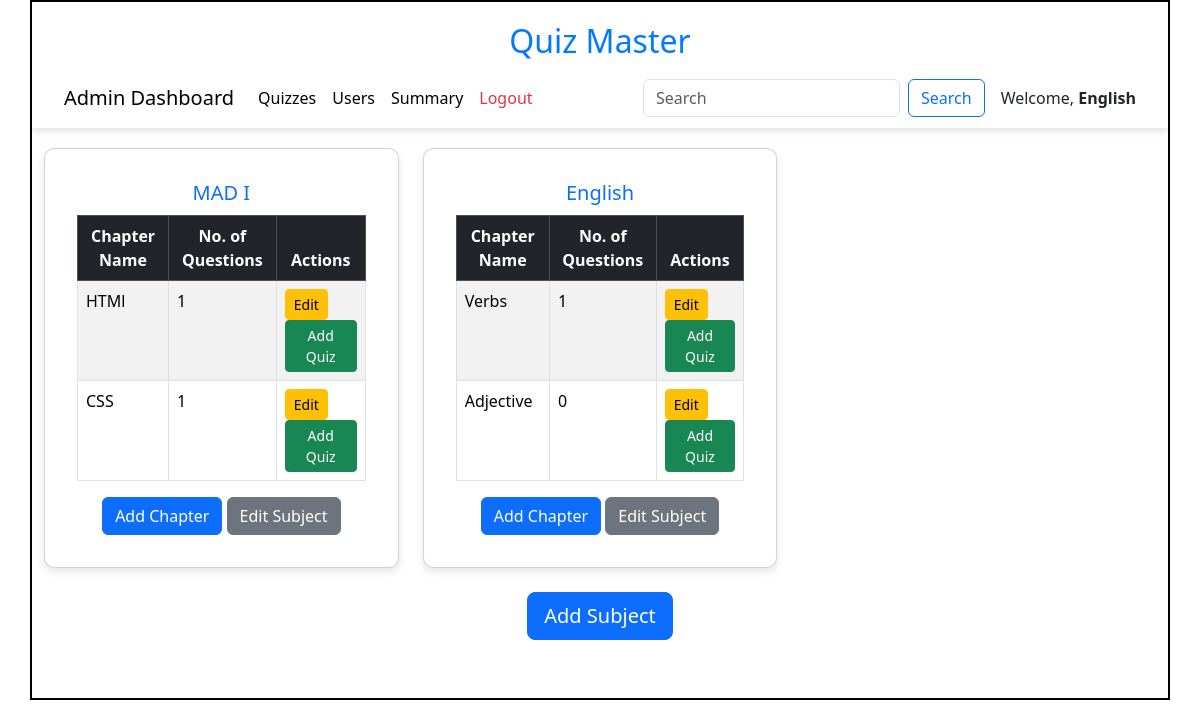
Screenshot of /admin/English with the database file from the repository.
### models/models.py (models this page shows)
class Subject(db.Model):
    id=db.Column(db.Integer,primary_key=True)
    name=db.Column(db.String,unique=True,nullable=False)
    description=db.Column(db.String)
    chapters = db.relationship("Chapter",cascade="all,delete",backref="subject",lazy=True)

class Chapter(db.Model):
    id=db.Column(db.Integer,primary_key=True)
    name=db.Column(db.String,unique=True,nullable=False)
    description=db.Column(db.String)
    Subject_id = db.Column(db.Integer,db.ForeignKey("subject.id"),nullable=False)
    quizes = db.relationship("Quiz",cascade="all,delete",backref="chapter",lazy=True)

### controllers/controller.py (the view)
@app.route('/admin/<name>')
def admin_dashboard(name):
    subjects = get_subjects()
    return render_template("admin_dashboard.html",subjects=subjects,name=name)

### controllers/controller.py (called while the page is built)
def get_subjects():
    subjects = Subject.query.all()
    return subjects

### templates/admin_dashboard.html (shortened to what this page needs)
<!DOCTYPE html>
<html lang="en">
<head>
    <link href="https://cdn.jsdelivr.net/npm/bootstrap@5.3.3/dist/css/bootstrap.min.css" rel="stylesheet">
    <link rel="stylesheet" href="/static/css/style.css">
</head>
<body>
    <div id="container">
        <h1 id="heading">Quiz Master</h1>
        <nav class="navbar navbar-expand-lg navbar-light bg-white">
            <div class="container-fluid">
                <a class="navbar-brand" href="#">Admin Dashboard</a>
                <div class="collapse navbar-collapse" id="navbarNav">
                    <ul class="navbar-nav me-auto">
                        <li class="nav-item">
                            <a class="nav-link active" href="/quiz_dashboard/{{name}}">Quizzes</a>
                        </li>
                        <li class="nav-item">
                            <a class="nav-link active" href="/admin_users/{{name}}">Users</a>
                        </li>
                        <li class="nav-item">
                            <a class="nav-link active" href="/admin_summary/{{name}}">Summary</a>
                        </li>
                        <li class="nav-item">
                            <a class="nav-link text-danger" href="/login">Logout</a>
                        </li>
                    </ul>
                    <form class="d-flex" method="POST" action="/search1/{{name}}">
                        <input class="form-control me-2" type="search" placeholder="Search" name="search_txt" id="search_txt">
                        <button class="btn btn-outline-primary" type="submit">Search</button>
                    </form>
                </div>
                <span class="ms-3">Welcome, <strong>{{name}}</strong></span>
            </div>
        </nav>
        <div class="container" style="margin-top: 20px;">
            {% if subjects %}
                <div class="row">
                    {% for subject in subjects %}
                        <div class="col-lg-4 col-md-6 col-sm-12 mb-4;">
                            <div class="card p-3">
                                <div class="card-body">
                                    <h5 class="card-title text-center text-primary">{{subject.name}}</h5>
                                    {% if subject.chapters %}
                                        <table class="table table-striped table-bordered">
                                            <thead class="table-dark">
                                                <tr>
                                                    <th>Chapter Name</th>
                                                    <th>No. of Questions</th>
                                                    <th>Actions</th>
                                                </tr>
                                            </thead>
                                            <tbody>
                                                {% for chapter in subject.chapters %}
                                                    <tr>
                                                        <td>{{ chapter.name }}</td>
                                                        <td>{{chapter.quizes | length}}</td>
                                                        <td>
                                                            <a href="/edit_chapter/{{chapter.id}}/{{name}}" class="btn btn-sm btn-warning">Edit</a>
                                                            <a href="/add_quiz/{{chapter.id}}/{{name}}" class="btn btn-sm btn-success">Add Quiz</a>
                                                        </td>
                                                    </tr>
                                                {% endfor %}
                                            </tbody>
                                        </table>
                                    {% else %}
                                        <p class="text-center text-muted">No chapters available</p>
                                    {% endif %}
                                    <div class="text-center">
                                        <a href="/add_chapter/{{subject.id}}/{{name}}" class="btn btn-primary">Add Chapter</a>
                                        <a href="/edit_subject/{{subject.id}}/{{name}}" class="btn btn-secondary">Edit Subject</a>
                                    </div>
                                </div>
                            </div>
                        </div>
                    {% endfor %}
                </div>
            {% else %}
                <h3 class="text-center text-muted mt-4">No subjects are available!</h3>
            {% endif %}
        </div>
        <div class="text-center my-4">
            <a href="/add_subject/{{name}}" class="btn btn-lg btn-primary">Add Subject</a>
        </div>
    </div>
</body>
</html>

### static/css/style.css (style rules this page uses)
* { margin: 0px }
#container { border: 2px solid black; margin: auto; min-height: 700px; width: 95%; }
#heading { text-align: center; font-size: 2rem; margin-top: 20px; color: #007bff; }
.navbar { box-shadow: 0px 4px 6px rgba(0, 0, 0, 0.1); padding: 10px 20px; }
.card { box-shadow: 0px 4px 8px rgba(0, 0, 0, 0.1); transition: transform 0.2s ease-in-out; border-radius: 10px; }
.table { margin-top: 10px; }
.table-dark th { text-align: center; }

### rows the page displays
Subject: name "English"
Subject: name "MAD I"
Chapter: name "HTMl", quizes|length "1"
Chapter: name "CSS", quizes|length "1"
Chapter: name "Verbs", quizes|length "1"
Chapter: name "Adjective", quizes|length "0"
